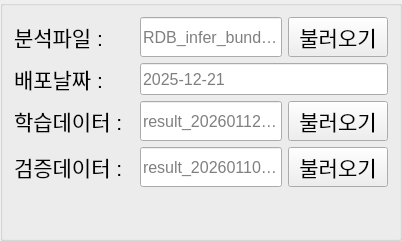
                     <widget class="QGroupBox" name="groupBox_project_model">
                      <property name="sizePolicy">
                       <sizepolicy hsizetype="Expanding" vsizetype="Expanding">
                        <horstretch>0</horstretch>
                        <verstretch>9</verstretch>
                       </sizepolicy>
                      </property>
                      <property name="minimumSize">
                       <size>
                        <width>100</width>
                        <height>100</height>
                       </size>
                      </property>
                      <property name="maximumSize">
                       <size>
                        <width>16777215</width>
                        <height>16777215</height>
                       </size>
                      </property>
                      <property name="font">
                       <font>
                        <family>Segoe UI</family>
                        <pointsize>16</pointsize>
                       </font>
                      </property>
                      <property name="title">
                       <string/>
                      </property>
                      <layout class="QGridLayout" name="gridLayout_13">
                       <item row="0" column="1">
                        <widget class="QLineEdit" name="le_train_model_name_ml_2">
                         <property name="sizePolicy">
                          <sizepolicy hsizetype="Expanding" vsizetype="Expanding">
                           <horstretch>6</horstretch>
                           <verstretch>0</verstretch>
                          </sizepolicy>
                         </property>
                         <property name="minimumSize">
                          <size>
                           <width>100</width>
                           <height>10</height>
                          </size>
                         </property>
                         <property name="maximumSize">
                          <size>
                           <width>16777215</width>
                           <height>50</height>
                          </size>
                         </property>
                         <property name="font">
                          <font>
                           <family>Segoe UI</family>
                           <pointsize>12</pointsize>
                          </font>
                         </property>
                         <property name="readOnly">
                          <bool>true</bool>
                         </property>
                         <property name="placeholderText">
                          <string>RDB_infer_bundle.pt</string>
                         </property>
                        </widget>
                       </item>
                       <item row="3" column="1">
                        <widget class="QLineEdit" name="le_train_validcsv_ml_2">
                         <property name="sizePolicy">
                          <sizepolicy hsizetype="Minimum" vsizetype="Minimum">
                           <horstretch>0</horstretch>
                           <verstretch>0</verstretch>
                          </sizepolicy>
                         </property>
                         <property name="minimumSize">
                          <size>
                           <width>0</width>
                           <height>0</height>
                          </size>
                         </property>
                         <property name="maximumSize">
                          <size>
                           <width>16777215</width>
                           <height>50</height>
                          </size>
                         </property>
                         <property name="font">
                          <font>
                           <family>Segoe UI</family>
                           <pointsize>12</pointsize>
                          </font>
                         </property>
                         <property name="text">
                          <string/>
                         </property>
                         <property name="readOnly">
                          <bool>true</bool>
                         </property>
                         <property name="placeholderText">
                          <string>result_20260110.csv</string>
                         </property>
                        </widget>
                       </item>
                       <item row="2" column="2">
                        <widget class="QPushButton" name="btn_train_traincsv_browse_ml_2">
                         <property name="sizePolicy">
                          <sizepolicy hsizetype="Expanding" vsizetype="Expanding">
                           <horstretch>2</horstretch>
                           <verstretch>0</verstretch>
                          </sizepolicy>
                         </property>
                         <property name="minimumSize">
                          <size>
                           <width>100</width>
                           <height>10</height>
                          </size>
                         </property>
                         <property name="maximumSize">
                          <size>
                           <width>16777215</width>
                           <height>50</height>
                          </size>
                         </property>
                         <property name="font">
                          <font>
                           <family>Segoe UI</family>
                           <pointsize>16</pointsize>
                          </font>
                         </property>
                         <property name="text">
                          <string>불러오기</string>
                         </property>
                        </widget>
                       </item>
                       <item row="1" column="1" colspan="2">
                        <widget class="QLineEdit" name="le_model_data">
                         <property name="sizePolicy">
                          <sizepolicy hsizetype="Expanding" vsizetype="Expanding">
                           <horstretch>8</horstretch>
                           <verstretch>0</verstretch>
                          </sizepolicy>
                         </property>
                         <property name="minimumSize">
                          <size>
                           <width>100</width>
                           <height>10</height>
                          </size>
                         </property>
                         <property name="maximumSize">
                          <size>
                           <width>16777215</width>
                           <height>50</height>
                          </size>
                         </property>
                         <property name="font">
                          <font>
                           <family>Segoe UI</family>
                           <pointsize>12</pointsize>
                          </font>
                         </property>
                         <property name="placeholderText">
                          <string>2025-12-21</string>
                         </property>
                        </widget>
                       </item>
                       <item row="2" column="0">
                        <widget class="QLabel" name="label_train_data">
                         <property name="sizePolicy">
                          <sizepolicy hsizetype="Expanding" vsizetype="Expanding">
                           <horstretch>2</horstretch>
                           <verstretch>0</verstretch>
                          </sizepolicy>
                         </property>
                         <property name="minimumSize">
                          <size>
                           <width>120</width>
                           <height>10</height>
                          </size>
                         </property>
                         <property name="maximumSize">
                          <size>
                           <width>16777215</width>
                           <height>50</height>
                          </size>
                         </property>
                         <property name="font">
                          <font>
                           <family>Segoe UI</family>
                           <pointsize>16</pointsize>
                          </font>
                         </property>
                         <property name="styleSheet">
                          <string notr="true">background : none</string>
                         </property>
                         <property name="text">
                          <string>학습데이터 :</string>
                         </property>
                        </widget>
                       </item>
                       <item row="3" column="0">
                        <widget class="QLabel" name="label_val_data">
                         <property name="sizePolicy">
                          <sizepolicy hsizetype="Expanding" vsizetype="Expanding">
                           <horstretch>2</horstretch>
                           <verstretch>0</verstretch>
                          </sizepolicy>
                         </property>
                         <property name="minimumSize">
                          <size>
                           <width>120</width>
                           <height>10</height>
                          </size>
                         </property>
                         <property name="maximumSize">
                          <size>
                           <width>16777215</width>
                           <height>50</height>
                          </size>
                         </property>
                         <property name="font">
                          <font>
                           <family>Segoe UI</family>
                           <pointsize>16</pointsize>
                          </font>
                         </property>
                         <property name="styleSheet">
                          <string notr="true">background : none</string>
                         </property>
                         <property name="text">
                          <string>검증데이터 :</string>
                         </property>
                        </widget>
                       </item>
                       <item row="0" column="2">
                        <widget class="QPushButton" name="btn_train_traincsv_load_ml_3">
                         <property name="sizePolicy">
                          <sizepolicy hsizetype="Expanding" vsizetype="Expanding">
                           <horstretch>2</horstretch>
                           <verstretch>0</verstretch>
                          </sizepolicy>
                         </property>
                         <property name="minimumSize">
                          <size>
                           <width>100</width>
                           <height>10</height>
                          </size>
                         </property>
                         <property name="maximumSize">
                          <size>
                           <width>16777215</width>
                           <height>50</height>
                          </size>
                         </property>
                         <property name="font">
                          <font>
                           <family>Segoe UI</family>
                           <pointsize>16</pointsize>
                          </font>
                         </property>
                         <property name="text">
                          <string>불러오기</string>
                         </property>
                        </widget>
                       </item>
                       <item row="2" column="1">
                        <widget class="QLineEdit" name="le_train_traincsv_ml_2">
                         <property name="sizePolicy">
                          <sizepolicy hsizetype="Expanding" vsizetype="Expanding">
                           <horstretch>6</horstretch>
                           <verstretch>0</verstretch>
                          </sizepolicy>
                         </property>
                         <property name="minimumSize">
                          <size>
                           <width>100</width>
                           <height>10</height>
                          </size>
                         </property>
                         <property name="maximumSize">
                          <size>
                           <width>16777215</width>
                           <height>50</height>
                          </size>
                         </property>
                         <property name="font">
                          <font>
                           <family>Segoe UI</family>
                           <pointsize>12</pointsize>
                          </font>
                         </property>
                         <property name="readOnly">
                          <bool>true</bool>
                         </property>
                         <property name="placeholderText">
                          <string>result_20260112.csv</string>
                         </property>
                        </widget>
                       </item>
                       <item row="0" column="0">
                        <widget class="QLabel" name="label_model">
                         <property name="sizePolicy">
                          <sizepolicy hsizetype="Expanding" vsizetype="Expanding">
                           <horstretch>2</horstretch>
                           <verstretch>0</verstretch>
                          </sizepolicy>
                         </property>
                         <property name="minimumSize">
                          <size>
                           <width>120</width>
                           <height>10</height>
                          </size>
                         </property>
                         <property name="maximumSize">
                          <size>
                           <width>16777215</width>
                           <height>50</height>
                          </size>
                         </property>
                         <property name="font">
                          <font>
                           <family>Segoe UI</family>
                           <pointsize>16</pointsize>
                          </font>
                         </property>
                         <property name="styleSheet">
                          <string notr="true">background : none</string>
                         </property>
                         <property name="text">
                          <string>분석파일 :</string>
                         </property>
                        </widget>
                       </item>
                       <item row="3" column="2">
                        <widget class="QPushButton" name="btn_train_validcsv_browse_ml_2">
                         <property name="sizePolicy">
                          <sizepolicy hsizetype="Expanding" vsizetype="Expanding">
                           <horstretch>2</horstretch>
                           <verstretch>0</verstretch>
                          </sizepolicy>
                         </property>
                         <property name="minimumSize">
                          <size>
                           <width>100</width>
                           <height>10</height>
                          </size>
                         </property>
                         <property name="maximumSize">
                          <size>
                           <width>16777215</width>
                           <height>50</height>
                          </size>
                         </property>
                         <property name="font">
                          <font>
                           <family>Segoe UI</family>
                           <pointsize>16</pointsize>
                          </font>
                         </property>
                         <property name="text">
                          <string>불러오기</string>
                         </property>
                        </widget>
                       </item>
                       <item row="1" column="0">
                        <widget class="QLabel" name="label_project_process_2">
                         <property name="sizePolicy">
                          <sizepolicy hsizetype="Expanding" vsizetype="Expanding">
                           <horstretch>2</horstretch>
                           <verstretch>0</verstretch>
                          </sizepolicy>
                         </property>
                         <property name="minimumSize">
                          <size>
                           <width>120</width>
                           <height>10</height>
                          </size>
                         </property>
                         <property name="maximumSize">
                          <size>
                           <width>16777215</width>
                           <height>50</height>
                          </size>
                         </property>
                         <property name="font">
                          <font>
                           <family>Segoe UI</family>
                           <pointsize>16</pointsize>
                          </font>
                         </property>
                         <property name="styleSheet">
                          <string notr="true">background : none</string>
                         </property>
                         <property name="text">
                          <string>배포날짜 :</string>
                         </property>
                        </widget>
                       </item>
                       <item row="4" column="1">
                        <spacer name="verticalSpacer">
                         <property name="orientation">
                          <enum>Qt::Vertical</enum>
                         </property>
                         <property name="sizeHint" stdset="0">
                          <size>
                           <width>20</width>
                           <height>40</height>
                          </size>
                         </property>
                        </spacer>
                       </item>
                      </layout>
                     </widget>
